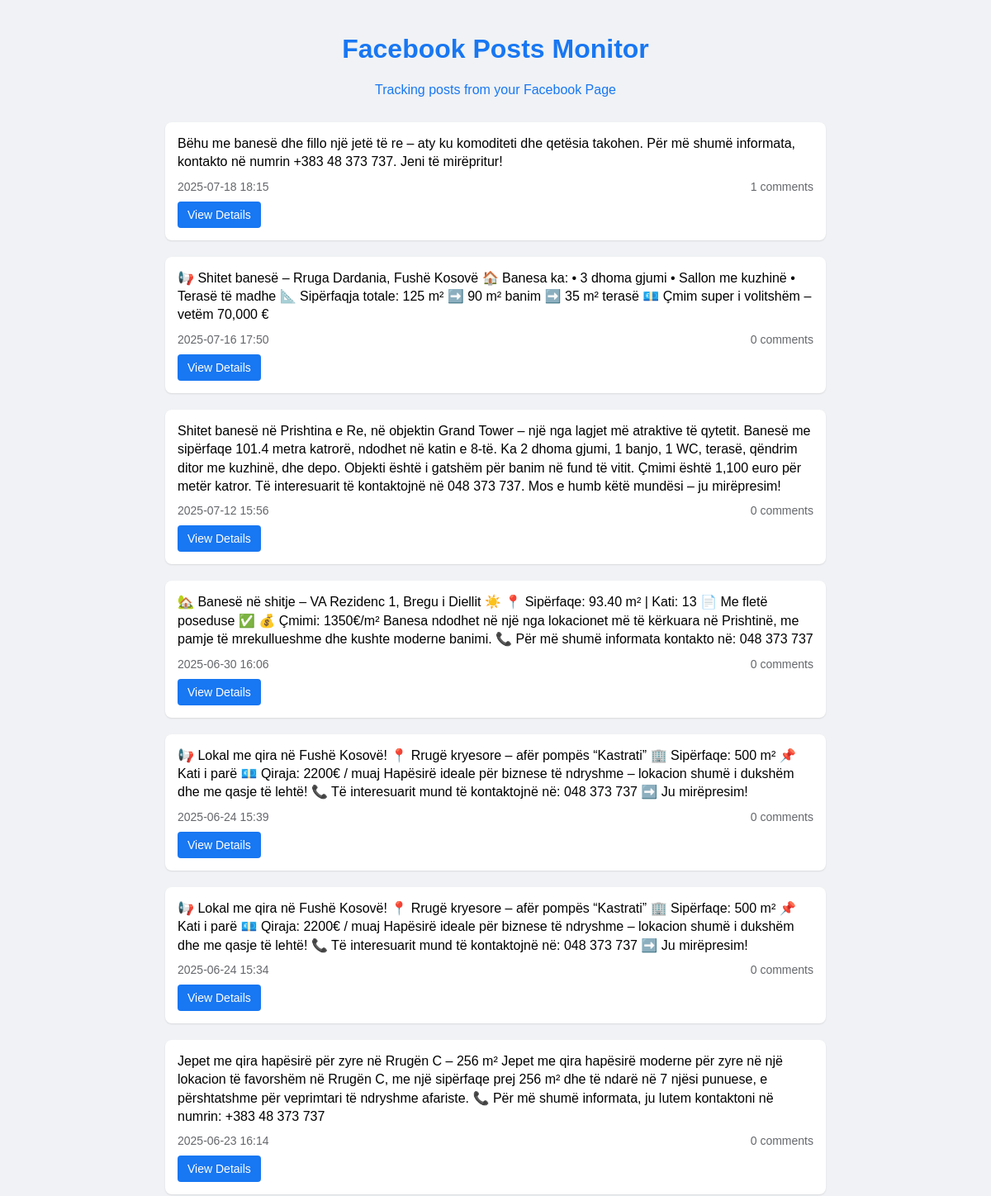
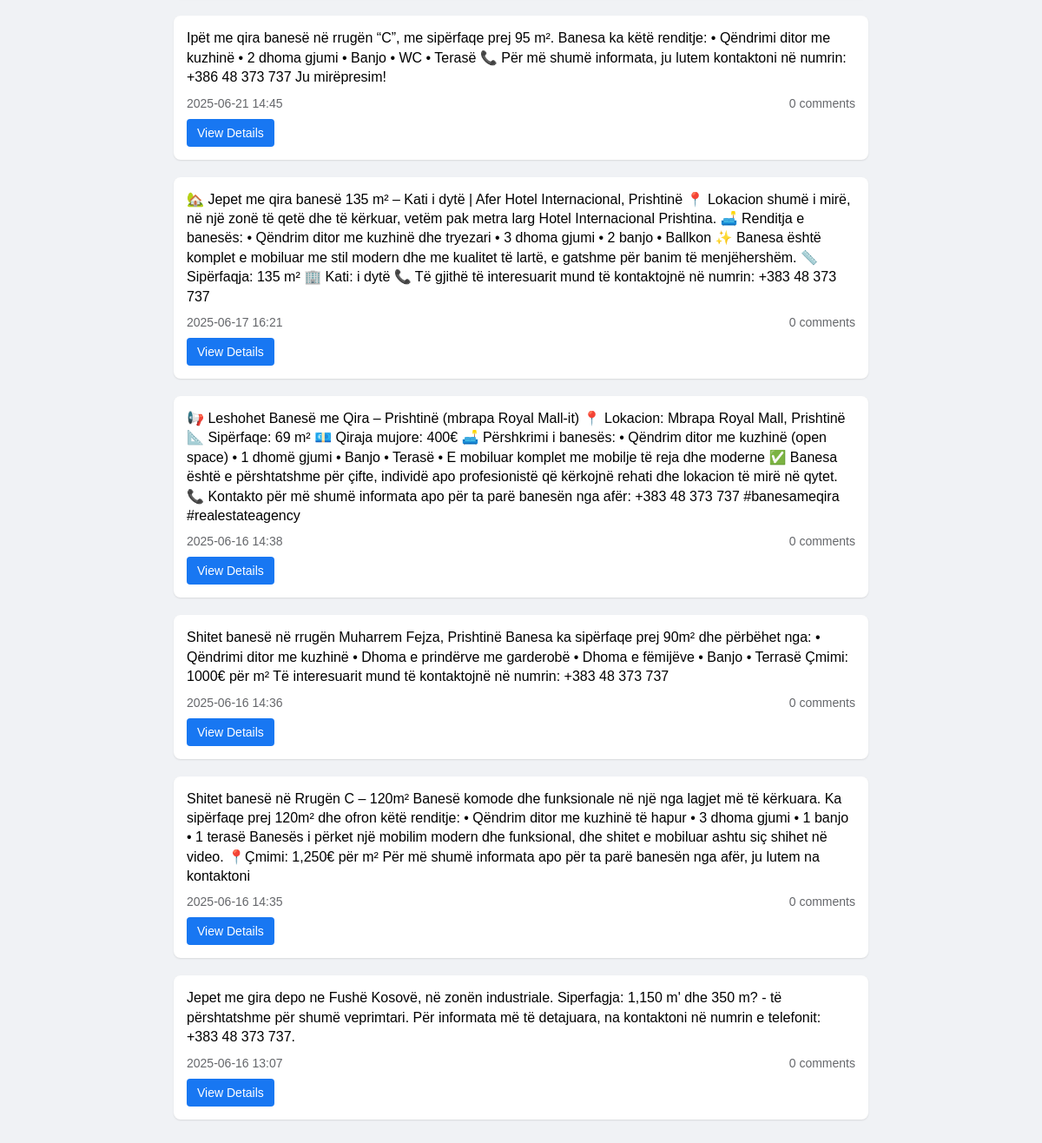
The page / on the database its author committed (2 pictures, top to bottom).
### models.py (models this page shows, shortened)
class Post(Base):
    __tablename__ = 'posts'
    id = Column(Integer, primary_key=True)
    page_id = Column(String(100), nullable=False)  # The Facebook Page ID
    post_id = Column(String(100), unique=True, nullable=False)  # The Facebook Post ID
    message = Column(String(1000))  # The content of the post
    created_time = Column(DateTime, nullable=False)  # When the post was created
    comments = relationship("Comment", back_populates="post", cascade="all, delete-orphan")

### app.py (the view)
@app.route('/')
def index():
    session = Session()
    try:
        posts = session.query(Post).order_by(Post.created_time.desc()).all()
        return render_template('index.html', posts=posts)
    except Exception as e:
        return f"Error retrieving posts: {str(e)}"
    finally:
        session.close()

### templates/index.html (shortened to what this page needs)
<!DOCTYPE html>
<html lang="en">
<head>
</head>
<body>
    <div class="header">
        <h1>Facebook Posts Monitor</h1>
        <p>Tracking posts from your Facebook Page</p>
    </div>
    {% if posts %}
        {% for post in posts %}
            <div class="post">
                <div class="post-message">{{ post.message }}</div>
                <div class="post-meta">
                    <span>{{ post.created_time.strftime('%Y-%m-%d %H:%M') }}</span>
                    <span>{{ post.comments|length }} comments</span>
                </div>
                <div class="post-actions">
                    <a href="/post/{{ post.post_id }}" class="btn">View Details</a>
                </div>
            </div>
        {% endfor %}
    {% else %}
        <div class="empty-state">
            <h2>No posts found</h2>
            <p>Fetch some posts using the fetch_posts.py script first.</p>
        </div>
    {% endif %}
</body>
</html>

### templates/index.html (style rules this page uses)
body { font-family: Arial, sans-serif; max-width: 800px; margin: 0 auto; padding: 20px; background-color: #f0f2f5; }
.header { text-align: center; margin-bottom: 30px; color: #1877f2; }
.post { background-color: white; border-radius: 8px; padding: 15px; margin-bottom: 20px; box-shadow: 0 1px 2px rgba(0, 0, 0, 0.1); }
.post-message { font-size: 16px; line-height: 1.4; margin-bottom: 10px; }
.post-meta { color: #65676b; font-size: 14px; display: flex; justify-content: space-between; }
.post-actions { margin-top: 10px; }
.btn { background-color: #1877f2; color: white; border: none; padding: 8px 12px; border-radius: 4px; cursor: pointer; text-decoration: none; display: inline-block; font-size: 14px; }

### rows shown on the page
Post: message "Bëhu me banesë dhe fillo një jetë të re – aty ku komoditeti dhe qetësia takohen. Për më shumë informata, kontakto në numrin +383 48 373 737. Jeni të mirëpritur!", created_time "2025-07-18 18:15", comments|length "1"
Post: message "📢 Shitet banesë – Rruga Dardania, Fushë Kosovë 🏠 Banesa ka: • 3 dhoma gjumi • Sallon me kuzhinë • Terasë të madhe 📐 Sipërfaqja totale: 125 m² ➡️ 90 m² banim ➡️ 35 m² terasë 💶 Çmim super i volitshëm – vetëm 70,000 €", created_time "2025-07-16 17:50", comments|length "0"
Post: message "Shitet banesë në Prishtina e Re, në objektin Grand Tower – një nga lagjet më atraktive të qytetit. Banesë me sipërfaqe 101.4 metra katrorë, ndodhet në katin e 8-të. Ka 2 dhoma gjumi, 1 banjo, 1 WC, terasë, qëndrim ditor me kuzhinë, dhe depo. Objekti është i gatshëm për banim në fund të vitit. Çmimi është 1,100 euro për metër katror. Të interesuarit të kontaktojnë në 048 373 737. Mos e humb këtë mundësi – ju mirëpresim!", created_time "2025-07-12 15:56", comments|length "0"
Post: message "🏡 Banesë në shitje – VA Rezidenc 1, Bregu i Diellit ☀️ 📍 Sipërfaqe: 93.40 m² | Kati: 13 📄 Me fletë poseduse ✅ 💰 Çmimi: 1350€/m² Banesa ndodhet në një nga lokacionet më të kërkuara në Prishtinë, me pamje të mrekullueshme dhe kushte moderne banimi. 📞 Për më shumë informata kontakto në: 048 373 737", created_time "2025-06-30 16:06", comments|length "0"
Post: message "📢 Lokal me qira në Fushë Kosovë! 📍 Rrugë kryesore – afër pompës “Kastrati” 🏢 Sipërfaqe: 500 m² 📌 Kati i parë 💶 Qiraja: 2200€ / muaj Hapësirë ideale për biznese të ndryshme – lokacion shumë i dukshëm dhe me qasje të lehtë! 📞 Të interesuarit mund të kontaktojnë në: 048 373 737 ➡️ Ju mirëpresim!", created_time "2025-06-24 15:39", comments|length "0"
Post: message "📢 Lokal me qira në Fushë Kosovë! 📍 Rrugë kryesore – afër pompës “Kastrati” 🏢 Sipërfaqe: 500 m² 📌 Kati i parë 💶 Qiraja: 2200€ / muaj Hapësirë ideale për biznese të ndryshme – lokacion shumë i dukshëm dhe me qasje të lehtë! 📞 Të interesuarit mund të kontaktojnë në: 048 373 737 ➡️ Ju mirëpresim!", created_time "2025-06-24 15:34", comments|length "0"
Post: message "Jepet me qira hapësirë për zyre në Rrugën C – 256 m² Jepet me qira hapësirë moderne për zyre në një lokacion të favorshëm në Rrugën C, me një sipërfaqe prej 256 m² dhe të ndarë në 7 njësi punuese, e përshtatshme për veprimtari të ndryshme afariste. 📞 Për më shumë informata, ju lutem kontaktoni në numrin: +383 48 373 737", created_time "2025-06-23 16:14", comments|length "0"
Post: message "Ipët me qira banesë në rrugën “C”, me sipërfaqe prej 95 m². Banesa ka këtë renditje: • Qëndrimi ditor me kuzhinë • 2 dhoma gjumi • Banjo • WC • Terasë 📞 Për më shumë informata, ju lutem kontaktoni në numrin: +386 48 373 737 Ju mirëpresim!", created_time "2025-06-21 14:45", comments|length "0"
Post: message "🏡 Jepet me qira banesë 135 m² – Kati i dytë | Afer Hotel Internacional, Prishtinë 📍 Lokacion shumë i mirë, në një zonë të qetë dhe të kërkuar, vetëm pak metra larg Hotel Internacional Prishtina. 🛋️ Renditja e banesës: • Qëndrim ditor me kuzhinë dhe tryezari • 3 dhoma gjumi • 2 banjo • Ballkon ✨ Banesa është komplet e mobiluar me stil modern dhe me kualitet të lartë, e gatshme për banim të menjëhershëm. 📏 Sipërfaqja: 135 m² 🏢 Kati: i dytë 📞 Të gjithë të interesuarit mund të kontaktojnë në numrin: +383 48 373 737", created_time "2025-06-17 16:21", comments|length "0"
Post: message "📢 Leshohet Banesë me Qira – Prishtinë (mbrapa Royal Mall-it) 📍 Lokacion: Mbrapa Royal Mall, Prishtinë 📐 Sipërfaqe: 69 m² 💶 Qiraja mujore: 400€ 🛋️ Përshkrimi i banesës: • Qëndrim ditor me kuzhinë (open space) • 1 dhomë gjumi • Banjo • Terasë • E mobiluar komplet me mobilje të reja dhe moderne ✅ Banesa është e përshtatshme për çifte, individë apo profesionistë që kërkojnë rehati dhe lokacion të mirë në qytet. 📞 Kontakto për më shumë informata apo për ta parë banesën nga afër: +383 48 373 737 #banesameqira #realestateagency", created_time "2025-06-16 14:38", comments|length "0"
Post: message "Shitet banesë në rrugën Muharrem Fejza, Prishtinë Banesa ka sipërfaqe prej 90m² dhe përbëhet nga: • Qëndrimi ditor me kuzhinë • Dhoma e prindërve me garderobë • Dhoma e fëmijëve • Banjo • Terrasë Çmimi: 1000€ për m² Të interesuarit mund të kontaktojnë në numrin: +383 48 373 737", created_time "2025-06-16 14:36", comments|length "0"
Post: message "Shitet banesë në Rrugën C – 120m² Banesë komode dhe funksionale në një nga lagjet më të kërkuara. Ka sipërfaqe prej 120m² dhe ofron këtë renditje: • Qëndrim ditor me kuzhinë të hapur • 3 dhoma gjumi • 1 banjo • 1 terasë Banesës i përket një mobilim modern dhe funksional, dhe shitet e mobiluar ashtu siç shihet në video. 📍Çmimi: 1,250€ për m² Për më shumë informata apo për ta parë banesën nga afër, ju lutem na kontaktoni", created_time "2025-06-16 14:35", comments|length "0"
Post: message "Jepet me gira depo ne Fushë Kosovë, në zonën industriale. Siperfagja: 1,150 m' dhe 350 m? - të përshtatshme për shumë veprimtari. Për informata më të detajuara, na kontaktoni në numrin e telefonit: +383 48 373 737.", created_time "2025-06-16 13:07", comments|length "0"
